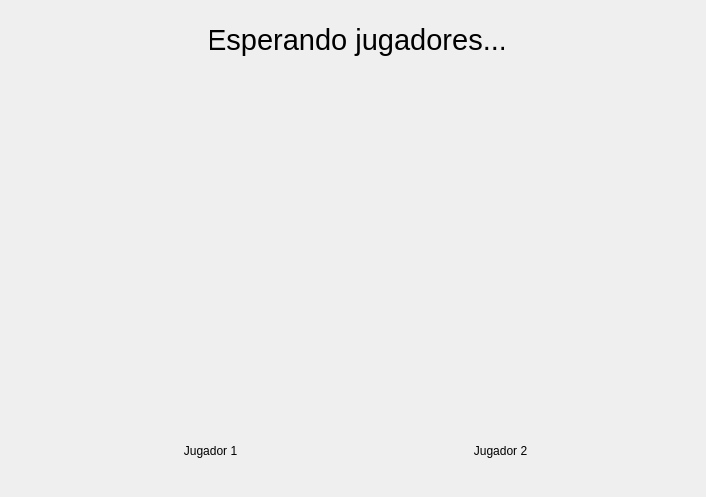
<?xml version="1.0" encoding="UTF-8"?>
<ui version="4.0">
 <class>Form</class>
 <widget class="QWidget" name="Form">
  <property name="enabled">
   <bool>true</bool>
  </property>
  <property name="geometry">
   <rect>
    <x>0</x>
    <y>0</y>
    <width>706</width>
    <height>497</height>
   </rect>
  </property>
  <property name="windowTitle">
   <string>Form</string>
  </property>
  <widget class="QLabel" name="label">
   <property name="geometry">
    <rect>
     <x>0</x>
     <y>0</y>
     <width>706</width>
     <height>497</height>
    </rect>
   </property>
   <property name="text">
    <string/>
   </property>
   <property name="pixmap">
    <pixmap resource="../Imagenes/imagenes.qrc">:/logo/Tapete_verde.jpg</pixmap>
   </property>
  </widget>
  <widget class="QLabel" name="EspJugLabel_3">
   <property name="geometry">
    <rect>
     <x>210</x>
     <y>20</y>
     <width>294</width>
     <height>39</height>
    </rect>
   </property>
   <property name="maximumSize">
    <size>
     <width>600</width>
     <height>50</height>
    </size>
   </property>
   <property name="font">
    <font>
     <pointsize>22</pointsize>
    </font>
   </property>
   <property name="cursor">
    <cursorShape>ArrowCursor</cursorShape>
   </property>
   <property name="text">
    <string>Esperando jugadores...</string>
   </property>
   <property name="alignment">
    <set>Qt::AlignCenter</set>
   </property>
  </widget>
  <widget class="QWidget" name="widget_15" native="true">
   <property name="geometry">
    <rect>
     <x>0</x>
     <y>80</y>
     <width>709</width>
     <height>342</height>
    </rect>
   </property>
   <widget class="QWidget" name="layoutWidget_3">
    <property name="geometry">
     <rect>
      <x>0</x>
      <y>-10</y>
      <width>709</width>
      <height>331</height>
     </rect>
    </property>
    <layout class="QHBoxLayout" name="horizontalLayout_4">
     <item>
      <widget class="QLabel" name="label_21">
       <property name="maximumSize">
        <size>
         <width>10</width>
         <height>100</height>
        </size>
       </property>
       <property name="text">
        <string/>
       </property>
      </widget>
     </item>
     <item>
      <widget class="QWidget" name="widget_16" native="true">
       <property name="maximumSize">
        <size>
         <width>152</width>
         <height>315</height>
        </size>
       </property>
       <property name="styleSheet">
        <string notr="true">background-color: rgba(191, 64, 64, 0);
border-color: rgb(0, 0, 0);</string>
       </property>
       <widget class="QLabel" name="dorso1_label_3">
        <property name="geometry">
         <rect>
          <x>0</x>
          <y>0</y>
          <width>152</width>
          <height>315</height>
         </rect>
        </property>
        <property name="autoFillBackground">
         <bool>false</bool>
        </property>
        <property name="styleSheet">
         <string notr="true">background-color: rgba(191, 64, 64, 0);</string>
        </property>
        <property name="text">
         <string/>
        </property>
        <property name="pixmap">
         <pixmap resource="../Imagenes/imagenes.qrc">:/cartas/cartas1/dorso.png</pixmap>
        </property>
        <property name="scaledContents">
         <bool>true</bool>
        </property>
       </widget>
      </widget>
     </item>
     <item>
      <widget class="QLabel" name="label_22">
       <property name="maximumSize">
        <size>
         <width>10</width>
         <height>100</height>
        </size>
       </property>
       <property name="text">
        <string/>
       </property>
      </widget>
     </item>
     <item>
      <widget class="QWidget" name="widget_17" native="true">
       <property name="enabled">
        <bool>true</bool>
       </property>
       <property name="maximumSize">
        <size>
         <width>152</width>
         <height>315</height>
        </size>
       </property>
       <property name="styleSheet">
        <string notr="true">background-color: rgb(222, 221, 218);
background-color: rgba(191, 64, 64, 0);
border-color: rgb(0, 0, 0);</string>
       </property>
       <widget class="QLabel" name="dorso2_label_3">
        <property name="geometry">
         <rect>
          <x>0</x>
          <y>0</y>
          <width>152</width>
          <height>315</height>
         </rect>
        </property>
        <property name="autoFillBackground">
         <bool>false</bool>
        </property>
        <property name="styleSheet">
         <string notr="true">background-color: rgba(191, 64, 64, 0);</string>
        </property>
        <property name="text">
         <string/>
        </property>
        <property name="pixmap">
         <pixmap resource="../Imagenes/imagenes.qrc">:/cartas/cartas1/dorso.png</pixmap>
        </property>
        <property name="scaledContents">
         <bool>true</bool>
        </property>
       </widget>
      </widget>
     </item>
     <item>
      <widget class="QLabel" name="label_25">
       <property name="maximumSize">
        <size>
         <width>10</width>
         <height>100</height>
        </size>
       </property>
       <property name="text">
        <string/>
       </property>
      </widget>
     </item>
    </layout>
   </widget>
  </widget>
  <widget class="QWidget" name="widget_19" native="true">
   <property name="geometry">
    <rect>
     <x>0</x>
     <y>425</y>
     <width>709</width>
     <height>75</height>
    </rect>
   </property>
   <property name="maximumSize">
    <size>
     <width>709</width>
     <height>75</height>
    </size>
   </property>
   <widget class="QLabel" name="j1_label_4">
    <property name="geometry">
     <rect>
      <x>140</x>
      <y>0</y>
      <width>141</width>
      <height>51</height>
     </rect>
    </property>
    <property name="text">
     <string>Jugador 1</string>
    </property>
    <property name="alignment">
     <set>Qt::AlignCenter</set>
    </property>
   </widget>
   <widget class="QLabel" name="j2_label_4">
    <property name="geometry">
     <rect>
      <x>430</x>
      <y>0</y>
      <width>141</width>
      <height>51</height>
     </rect>
    </property>
    <property name="text">
     <string>Jugador 2</string>
    </property>
    <property name="alignment">
     <set>Qt::AlignCenter</set>
    </property>
   </widget>
  </widget>
 </widget>
 <resources>
  <include location="../Imagenes/imagenes.qrc"/>
 </resources>
 <connections/>
</ui>
